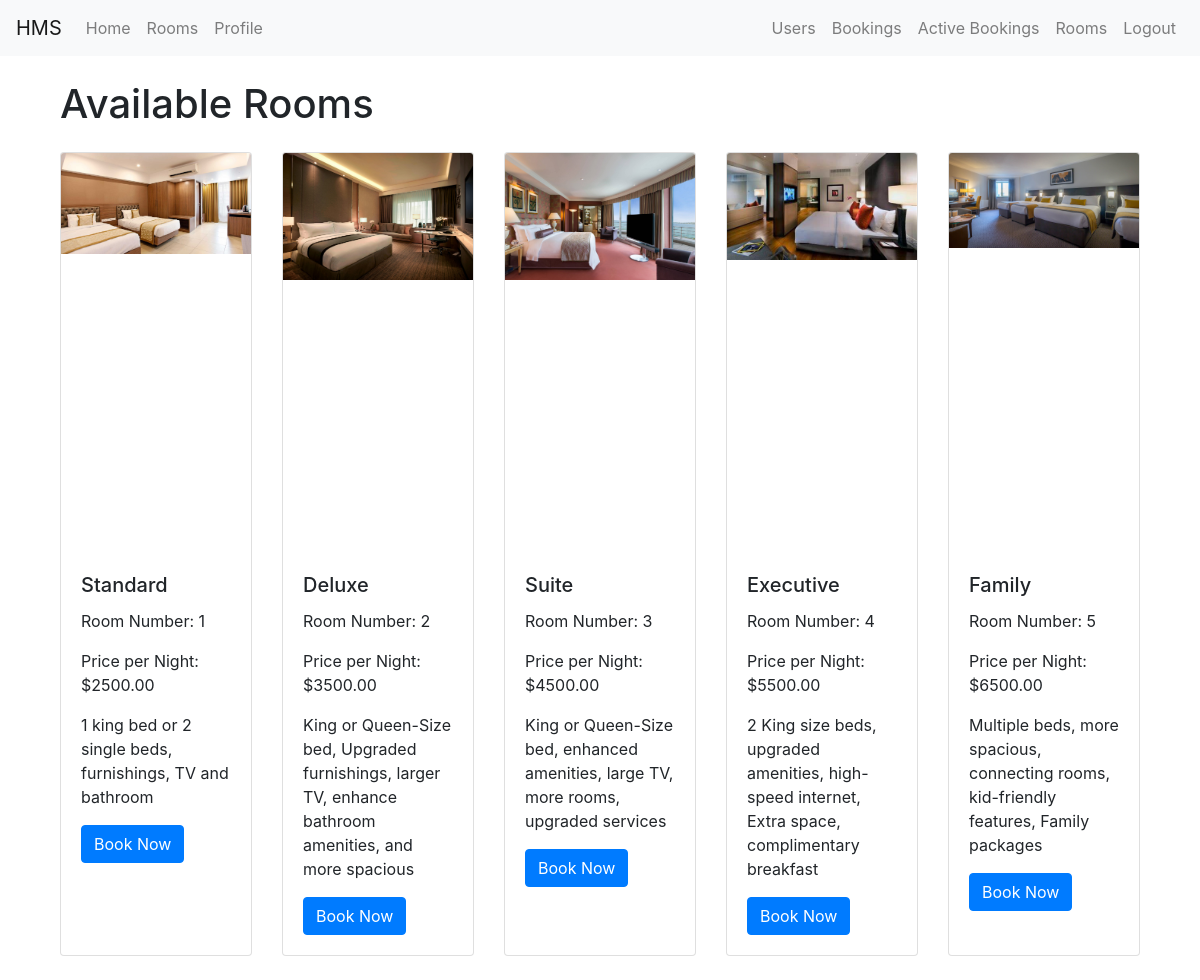
/available-rooms/ (signed in), run on the app's committed database.
### accounts/models.py (models this page shows, shortened)
class Room(models.Model):
    room_img = models.ImageField(upload_to='room_img/', blank=True)
    room_number = models.CharField(max_length=10, unique=True)
    room_name = models.CharField(max_length=10, unique=True)
    details = models.TextField(max_length=500)
    price_per_night = models.DecimalField(max_digits=10, decimal_places=2)
    is_available = models.BooleanField(default=True)
    owner = models.ForeignKey(CustomUser, on_delete=models.SET_NULL, null=True, blank=True, related_name='owned_rooms')
    check_in_date = models.DateField(blank=True, null=True)
    check_out_date = models.DateField(blank=True, null=True)

### accounts/views.py (the view)
# urls.py: path('available-rooms/', available_rooms, name='available_rooms'),
@login_required(login_url='LoginPage')
def available_rooms(request):
    available_rooms = Room.objects.filter(is_available=True)
    context = {
        'available_rooms': available_rooms
    }
    return render(request, 'available_rooms.html', context)

### accounts/models.py (called while the page is built)
    @property
    def is_staff(self):
        return self.staff

    @property
    def is_active(self):
        return self.active

### templates/available_rooms.html (shortened to what this page needs)
{% extends 'base.html' %}
{% block content %}
<div class="container mt-4">
    <h1>Available Rooms</h1>
    <div class="row row-cols-1 row-cols-md-3 mt-4">
        {% if available_rooms %}
            {% for room in available_rooms %}
                <div class="col mb-4">
                    <div class="card h-100">
                        <div style="height: 400px; overflow: hidden;">
                            <img src="{{ room.room_img.url }}" class="card-img-top img-fluid" alt="Room Image" style="object-fit: cover; width: 100%;">
                        </div>
                        <div class="card-body">
                            <h5 class="card-title">{{ room.room_name }}</h5>
                            <p class="card-text">Room Number: {{ room.room_number }}</p>
                            <p class="card-text">Price per Night: ${{ room.price_per_night }}</p>
                            <p class="card-text">{{ room.details }}</p>
                            <a href="{% url 'room_detail' room.id %}" class="btn btn-primary">Book Now</a>
                        </div>
                    </div>
                </div>
            {% endfor %}
        {% else %}
            <p>No available rooms at the moment.</p>
        {% endif %}
    </div>
</div>
{% endblock %}

### templates/base.html (shortened to what this page needs)
<!DOCTYPE html>
<html lang="en">
  <head>
    <link
      rel="stylesheet"
      href="https://stackpath.bootstrapcdn.com/bootstrap/4.3.1/css/bootstrap.min.css"
    />
  </head>
  <body>
    <nav class="navbar navbar-expand-lg navbar-light bg-light">
      <a class="navbar-brand" href="#">HMS</a>
      <div class="collapse navbar-collapse" id="navbarSupportedContent">
        <ul class="navbar-nav mr-auto">
          <li class="nav-item">
            <a class="nav-link" href="/">Home</a>
          </li>
          <li class="nav-item">
            <a class="nav-link" href="/available-rooms">Rooms</a>
          </li>
          <li class="nav-item">
            <a class="nav-link" href="/user-profile">Profile</a>
          </li>
        </ul>
        <ul class="navbar-nav ml-auto">
          {% if user.is_authenticated and user.is_staff %}
            <li class="nav-item">
              <a class="nav-link" href="/users">Users</a>
            </li>
            <li class="nav-item">
              <a class="nav-link" href="/bookings">Bookings</a>
            </li>
            <li class="nav-item">
              <a class="nav-link" href="/activebookings">Active Bookings</a>
            </li>
            <li class="nav-item">
              <a class="nav-link" href="/rooms">Rooms</a>
            </li>
          {% endif %}
          <li class="nav-item">
            <a class="nav-link" href="/logout">Logout</a>
          </li>
        </ul>
      </div>
    </nav>
    <div class="container">{% block content %}{% endblock %}</div>
  </body>
</html>

### data on the page
Room: room_img (picture), room_name "Standard", room_number "1", price_per_night "2500.00", details "1 king bed or 2 single beds, furnishings, TV and bathroom"
Room: room_img (picture), room_name "Deluxe", room_number "2", price_per_night "3500.00", details "King or Queen-Size bed, Upgraded furnishings, larger TV, enhance bathroom amenities, and more spacious"
Room: room_img (picture), room_name "Suite", room_number "3", price_per_night "4500.00", details "King or Queen-Size bed, enhanced amenities, large TV, more rooms, upgraded services"
Room: room_img (picture), room_name "Executive", room_number "4", price_per_night "5500.00", details "2 King size beds, upgraded amenities, high-speed internet, Extra space, complimentary breakfast"
Room: room_img (picture), room_name "Family", room_number "5", price_per_night "6500.00", details "Multiple beds, more spacious, connecting rooms, kid-friendly features, Family packages"
